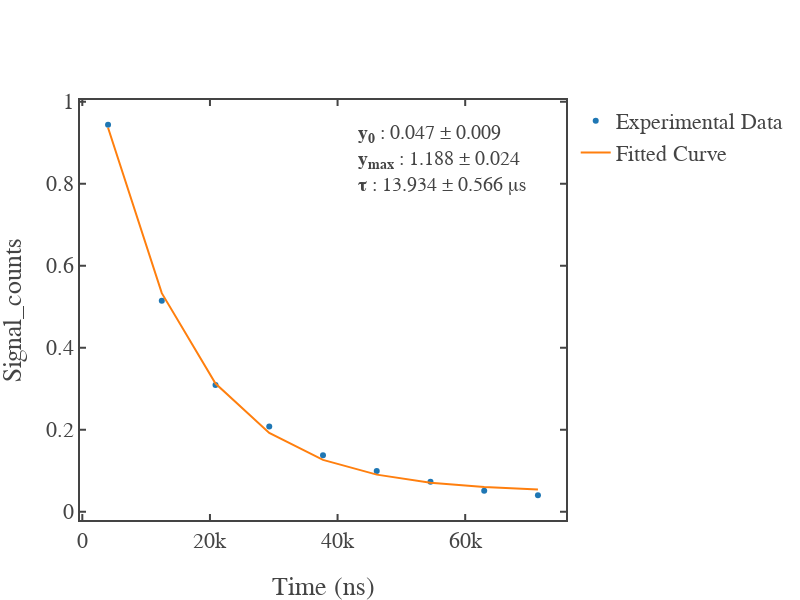

The notebook cell saved with this chart:
### Code cell
# Plotting the Fitted Curve
fig = go.Figure()
fig.add_scatter(x=x_old,y=y_old,mode='markers',name='Experimental Data' )
fig.add_scatter(x=xNew,y=yNew,mode='lines',name='Fitted Curve') 
fig.update_layout(template = fig_template)
fig.update_xaxes(title_text = "Time (ns)"); fig.update_yaxes(title_text = "Signal_counts")
fig.add_annotation(
    xref="x domain", yref="y domain",align = "left",
    x=0.95, y=0.95,
    text=f"<b>y<sub>0</sub></b> : {np.round(coefficient[-3],3)} &plusmn; {np.round(error_bars[-3],3)}\
    <br><b>y<sub>max</sub></b> : {np.round(coefficient[-2],3)} &plusmn; {np.round(error_bars[-2],3)}\
    <br><b>\u03C4</b> : {np.round(coefficient[-1]/1e3,3)} &plusmn; {np.round(error_bars[-1]/1e3,3)} &mu;s",
    showarrow=False,
    font_family="Times New Roman",font_size=20
)
#allowed saving formats : 'html','svg','pdf','png','jpeg','webp'
image_save(image_directory_name,file_name,fig_to_save=fig,extension='html') 
fig.show()

### Figure 1 — Plotly figure (JSON) as saved in the notebook; plotly's stock layout.template omitted (floating-point values rounded to 4 significant figures)
{"data": [{"mode": "markers", "name": "Experimental Data", "type": "scatter", "x": [4032, 12450.0, 20870.0, 29300.0, 37720.0, 46140.0, 54560.0, 62980.0, 71400.0, 79820.0, 88240.0, 96660.0, 105100.0, 113500.0, 121900.0, 130300.0, 138800.0, 147200.0, 155600.0, 164032, 172500.0, 180900.0, 189300.0, 197700.0, 206100.0, 214600.0, 223000.0, 231400.0, 239800.0, 248200.0, 256700.0, 265100.0, 273500.0, 281900.0, 290300.0, 298800.0, 307200.0, 315600.0], "y": [0.9439, 0.5146, 0.3094, 0.2077, 0.1377, 0.09922, 0.07316, 0.05154, 0.0403]}, {"mode": "lines", "name": "Fitted Curve", "type": "scatter", "x": [4032, 12450.0, 20870.0, 29300.0, 37720.0, 46140.0, 54560.0, 62980.0, 71400.0], "y": [0.9364, 0.5332, 0.3128, 0.1924, 0.1266, 0.09062, 0.07097, 0.06024, 0.05437]}], "layout": {"annotations": [{"align": "left", "font": {"family": "Times New Roman", "size": 20}, "showarrow": false, "text": "<b>y<sub>0</sub></b> : 0.047 &plusmn; 0.009    <br><b>y<sub>max</sub></b> : 1.188 &plusmn; 0.024    <br><b>τ</b> : 13.934 &plusmn; 0.566 &mu;s", "x": 0.95, "xref": "x domain", "y": 0.95, "yref": "y domain"}], "height": 600, "width": 800, "xaxis": {"autorange": true, "range": [-363.6, 75800.0], "title": {"text": "Time (ns)"}, "type": "linear"}, "yaxis": {"autorange": true, "range": [-0.02006, 1.004], "title": {"text": "Signal_counts"}, "type": "linear"}}}
